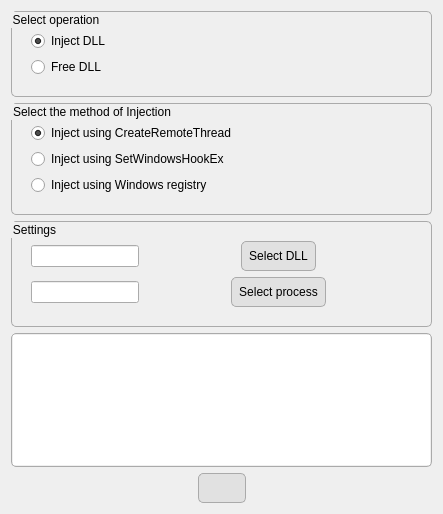
<?xml version="1.0" encoding="UTF-8"?>
<ui version="4.0">
 <class>DllInjectorClass</class>
 <widget class="QMainWindow" name="DllInjectorClass">
  <property name="geometry">
   <rect>
    <x>0</x>
    <y>0</y>
    <width>443</width>
    <height>514</height>
   </rect>
  </property>
  <property name="minimumSize">
   <size>
    <width>443</width>
    <height>514</height>
   </size>
  </property>
  <property name="maximumSize">
   <size>
    <width>443</width>
    <height>514</height>
   </size>
  </property>
  <property name="font">
   <font>
    <pointsize>10</pointsize>
   </font>
  </property>
  <property name="windowTitle">
   <string>Dll Injector</string>
  </property>
  <property name="windowIcon">
   <iconset>
    <normaloff>icons/Malware-icon.png</normaloff>icons/Malware-icon.png</iconset>
  </property>
  <property name="styleSheet">
   <string notr="true">QPushButton
{
background-color: rgb(225, 225, 225);
color: black;
border-radius: 5px;
border: 1px solid;
border-color: rgb(170, 170, 170);
padding: 7px;
}

QGroupBox
{
border-radius: 5px;
border: 1px solid;
border-color: rgb(170, 170, 170);
padding: 8px;
}

QTextEdit
{
border-radius: 5px;
border: 1px solid;
border-color: rgb(170, 170, 170);
padding: 1px;
}</string>
  </property>
  <widget class="QWidget" name="centralWidget">
   <layout class="QVBoxLayout" name="verticalLayout_4">
    <item>
     <widget class="QGroupBox" name="groupBox_2">
      <property name="styleSheet">
       <string notr="true"/>
      </property>
      <property name="title">
       <string>Select operation</string>
      </property>
      <layout class="QVBoxLayout" name="verticalLayout">
       <item>
        <widget class="QRadioButton" name="injectOperation">
         <property name="text">
          <string>Inject DLL</string>
         </property>
         <property name="checked">
          <bool>true</bool>
         </property>
        </widget>
       </item>
       <item>
        <widget class="QRadioButton" name="freeOperation">
         <property name="text">
          <string>Free DLL</string>
         </property>
        </widget>
       </item>
      </layout>
     </widget>
    </item>
    <item>
     <widget class="QGroupBox" name="groupBox">
      <property name="mouseTracking">
       <bool>false</bool>
      </property>
      <property name="styleSheet">
       <string notr="true"/>
      </property>
      <property name="title">
       <string>Select the method of Injection</string>
      </property>
      <layout class="QVBoxLayout" name="verticalLayout_2">
       <item>
        <widget class="QRadioButton" name="createRemoteThreadRadioButton">
         <property name="text">
          <string>Inject using CreateRemoteThread</string>
         </property>
         <property name="checked">
          <bool>true</bool>
         </property>
        </widget>
       </item>
       <item>
        <widget class="QRadioButton" name="setWindowsHookExRadioButton">
         <property name="text">
          <string>Inject using SetWindowsHookEx</string>
         </property>
        </widget>
       </item>
       <item>
        <widget class="QRadioButton" name="windowsRegistryRadioButton">
         <property name="text">
          <string>Inject using Windows registry</string>
         </property>
        </widget>
       </item>
      </layout>
     </widget>
    </item>
    <item>
     <widget class="QGroupBox" name="groupBox_3">
      <property name="styleSheet">
       <string notr="true">QLineEdit
{
border-radius: 8px;
border: 1px solid rgb(220, 220, 220);
width: 250px;
height: 30px;
}

QSpinBox
{
border-radius: 8px;
border: 1px solid rgb(220, 220, 220);
width: 250px;
height: 30px;
};</string>
      </property>
      <property name="title">
       <string>Settings</string>
      </property>
      <layout class="QVBoxLayout" name="verticalLayout_3">
       <item>
        <layout class="QHBoxLayout" name="horizontalLayout_2">
         <item>
          <widget class="QLineEdit" name="dllNameLineEdit">
           <property name="styleSheet">
            <string notr="true"/>
           </property>
           <property name="readOnly">
            <bool>true</bool>
           </property>
          </widget>
         </item>
         <item>
          <spacer name="horizontalSpacer_5">
           <property name="orientation">
            <enum>Qt::Horizontal</enum>
           </property>
           <property name="sizeHint" stdset="0">
            <size>
             <width>40</width>
             <height>20</height>
            </size>
           </property>
          </spacer>
         </item>
         <item>
          <widget class="QPushButton" name="selectDllButton">
           <property name="cursor">
            <cursorShape>PointingHandCursor</cursorShape>
           </property>
           <property name="text">
            <string>Select DLL</string>
           </property>
          </widget>
         </item>
         <item>
          <spacer name="horizontalSpacer_2">
           <property name="orientation">
            <enum>Qt::Horizontal</enum>
           </property>
           <property name="sizeHint" stdset="0">
            <size>
             <width>40</width>
             <height>20</height>
            </size>
           </property>
          </spacer>
         </item>
        </layout>
       </item>
       <item>
        <layout class="QHBoxLayout" name="horizontalLayout">
         <item>
          <widget class="QLineEdit" name="processNameLineEdit">
           <property name="styleSheet">
            <string notr="true"/>
           </property>
           <property name="readOnly">
            <bool>true</bool>
           </property>
          </widget>
         </item>
         <item>
          <spacer name="horizontalSpacer_6">
           <property name="orientation">
            <enum>Qt::Horizontal</enum>
           </property>
           <property name="sizeHint" stdset="0">
            <size>
             <width>40</width>
             <height>20</height>
            </size>
           </property>
          </spacer>
         </item>
         <item>
          <widget class="QPushButton" name="selectProcessButton">
           <property name="cursor">
            <cursorShape>PointingHandCursor</cursorShape>
           </property>
           <property name="text">
            <string>Select process</string>
           </property>
          </widget>
         </item>
         <item>
          <spacer name="horizontalSpacer">
           <property name="orientation">
            <enum>Qt::Horizontal</enum>
           </property>
           <property name="sizeHint" stdset="0">
            <size>
             <width>40</width>
             <height>20</height>
            </size>
           </property>
          </spacer>
         </item>
        </layout>
       </item>
      </layout>
     </widget>
    </item>
    <item>
     <widget class="QTextEdit" name="textEdit">
      <property name="readOnly">
       <bool>true</bool>
      </property>
     </widget>
    </item>
    <item>
     <layout class="QHBoxLayout" name="horizontalLayout_3">
      <item>
       <spacer name="horizontalSpacer_3">
        <property name="orientation">
         <enum>Qt::Horizontal</enum>
        </property>
        <property name="sizeHint" stdset="0">
         <size>
          <width>40</width>
          <height>20</height>
         </size>
        </property>
       </spacer>
      </item>
      <item>
       <widget class="QPushButton" name="runButton">
        <property name="cursor">
         <cursorShape>PointingHandCursor</cursorShape>
        </property>
        <property name="toolTip">
         <string>Start operation</string>
        </property>
        <property name="styleSheet">
         <string notr="true">QPushButton: 
{
cursor: Pointing Hand;
}</string>
        </property>
        <property name="text">
         <string/>
        </property>
        <property name="icon">
         <iconset>
          <normaloff>icons/Infect-icon.png</normaloff>icons/Infect-icon.png</iconset>
        </property>
        <property name="iconSize">
         <size>
          <width>30</width>
          <height>30</height>
         </size>
        </property>
       </widget>
      </item>
      <item>
       <spacer name="horizontalSpacer_4">
        <property name="orientation">
         <enum>Qt::Horizontal</enum>
        </property>
        <property name="sizeHint" stdset="0">
         <size>
          <width>40</width>
          <height>20</height>
         </size>
        </property>
       </spacer>
      </item>
     </layout>
    </item>
   </layout>
  </widget>
  <widget class="QMenuBar" name="menuBar">
   <property name="geometry">
    <rect>
     <x>0</x>
     <y>0</y>
     <width>443</width>
     <height>21</height>
    </rect>
   </property>
  </widget>
 </widget>
 <layoutdefault spacing="6" margin="11"/>
 <resources>
  <include location="../Resources/mainframe.qrc"/>
 </resources>
 <connections/>
</ui>
